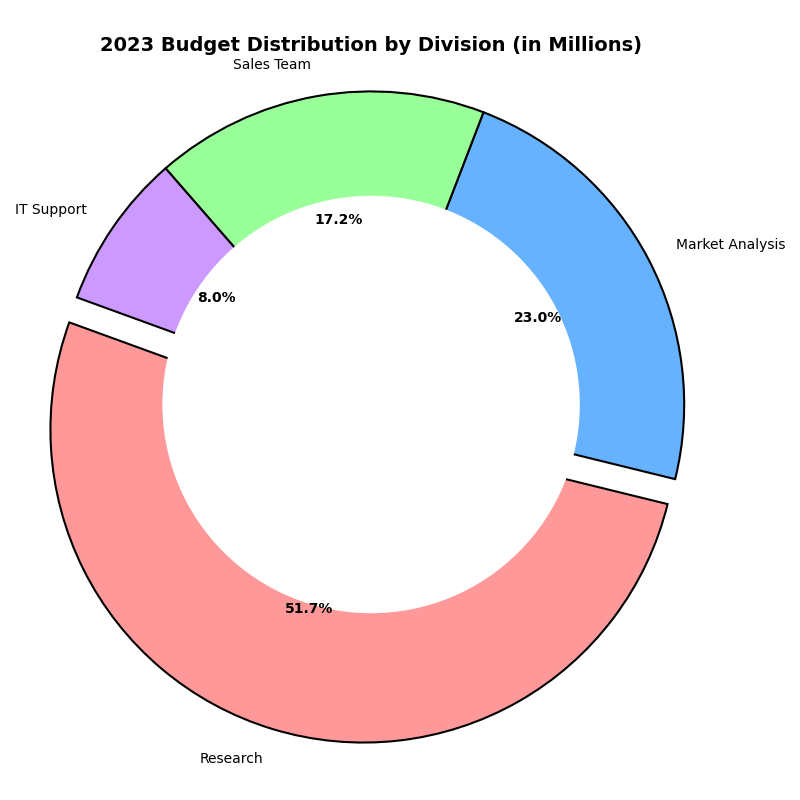

The script that drew this image:
import matplotlib.pyplot as plt

departments = ['Research', 'Market Analysis', 'Sales Team', 'IT Support']
expenditure = [45, 20, 15, 7]  # in millions
colors = ['#FF9999', '#66B2FF', '#99FF99', '#CC99FF']
explode = (0.1, 0, 0, 0)

fig, ax1 = plt.subplots(figsize=(8, 8))

wedges, texts, autotexts = ax1.pie(
    expenditure, explode=explode, labels=departments, colors=colors, autopct='%1.1f%%', 
    startangle=160, wedgeprops=dict(edgecolor='black', linewidth=1.5), radius=1.2)

centre_circle = plt.Circle((0,0),0.8,fc='white')
fig.gca().add_artist(centre_circle)

plt.setp(autotexts, size=10, weight="bold", color="black")

ax1.set_title('2023 Budget Distribution by Division (in Millions)', fontsize=14, fontweight='bold', pad=20)

plt.tight_layout()

plt.show()
